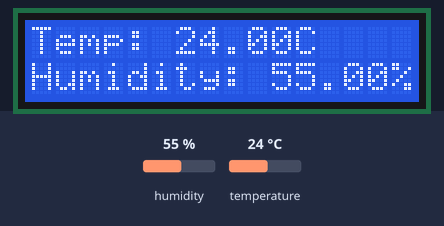
Bench run of a sketch on a simulated Arduino Uno, built with avr-gcc and run on an emulated ATmega328P. On the bench: 16×2 character LCD. The test bench sets the inputs (shaded band); at power-on: humidity 55 %, temperature 24 °C. What the sketch prints to the serial monitor is not drawn.

Above: at 2.2 s.
2.3 s: humidity set to 22 %
At 3.8 s:
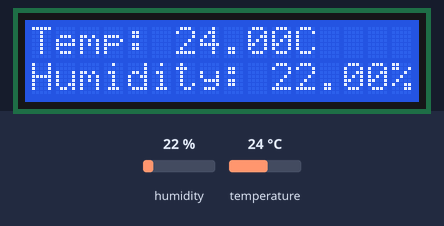
7.6 s: temperature set to 12 °C
At 10.0 s:
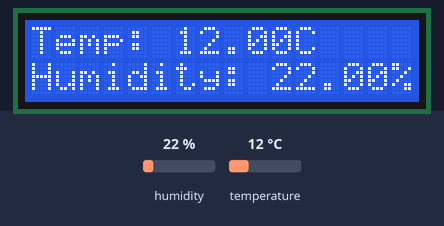
10.7 s: humidity set to 40 %
At 12.0 s:
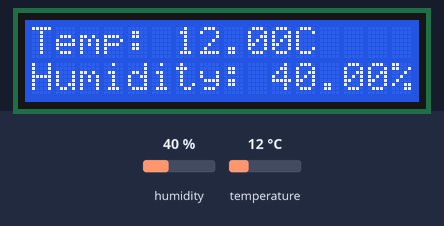
13.4 s: temperature set to 19 °C
At 15.8 s:
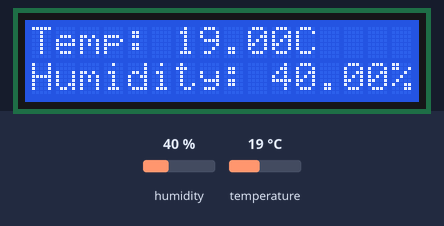
Timing chart, 0 to 17.3 s (numbered marks = the images above; inputs shaded):
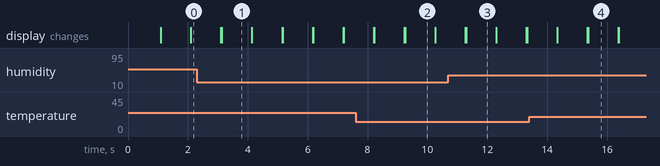

The sketch:

LCDTempandHumidity.ino
```cpp
//For Temp Sensor
#include <DHT.h>
#define Type DHT11
int sensePin=2;
DHT HT(sensePin, Type); //DHT is an object from the DHT library
float humidity;
float tempC;
float tempF;

int setupTime=1000;

//For LCD
#include <LiquidCrystal.h>
int rs=7;
int en=8;
int d4=9;
int d5=10;
int d6=11;
int d7=12;
LiquidCrystal lcd(rs,en,d4,d5,d6,d7);


void setup() {
  // put your setup code here, to run once:
  Serial.begin(9600);

  //Temp sensor
  HT.begin();
  delay(setupTime);

  //LCD
  lcd.begin(16,2); //6 columns and 2 rows


}

void loop() {
  // put your main code here, to run repeatedly:
  humidity=HT.readHumidity();
  tempC=HT.readTemperature();
  tempF=HT.readTemperature(true); //Need this for F for some reason

  Serial.print("Humidity: ");
  Serial.print(humidity);
  Serial.print("   Temperature C: ");
  Serial.print(tempC);
  Serial.print("C");
  Serial.print("   Temperature F: ");
  Serial.print(tempF);
  Serial.println("F");

  lcd.setCursor(0,0);
  lcd.print("Temp: ");
  lcd.print(tempC);
  lcd.print("C");

  lcd.setCursor(0,1);
  lcd.print("Humidity: ");
  lcd.print(humidity);
  lcd.print("%");

  delay(1000);

  lcd.clear();


}
```

Measured:
- after the input at 2.3 s, the display: first differs from a run without the input after 0.83 s (image 1)
- after the input at 7.6 s, the display: first differs from a run without the input after 1.7 s (image 2)
- after the input at 10.7 s, the display: first differs from a run without the input after 0.59 s (image 3)
- after the input at 13.4 s, the display: first differs from a run without the input after 2.0 s (image 4)
- what the display in image 1 shows lasts 1.0 s, from 3.1 s to 4.1 s
